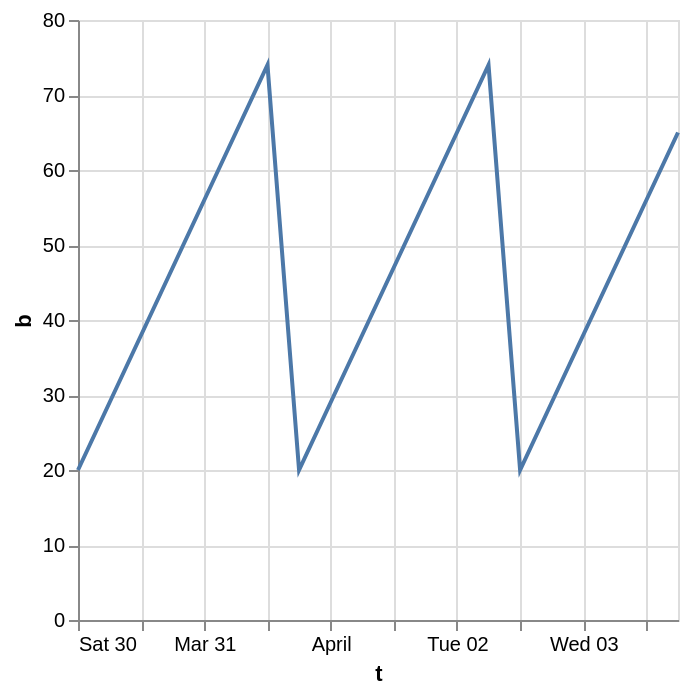

The specification (Vega-Lite) saved for this image:
### Vega-Lite specification from a JSON file in a GitHub repository (floating-point values rounded to 4 significant figures)
{"data": {"values": [{"t": "2024-03-30T00:00:00.000Z", "b": 20}, {"t": "2024-03-30T06:00:00.000Z", "b": 29}, {"t": "2024-03-30T12:00:00.000Z", "b": 38}, {"t": "2024-03-30T18:00:00.000Z", "b": 47}, {"t": "2024-03-31T00:00:00.000Z", "b": 56}, {"t": "2024-03-31T06:00:00.000Z", "b": 65}, {"t": "2024-03-31T12:00:00.000Z", "b": 74}, {"t": "2024-03-31T18:00:00.000Z", "b": 20}, {"t": "2024-04-01T00:00:00.000Z", "b": 29}, {"t": "2024-04-01T06:00:00.000Z", "b": 38}, {"t": "2024-04-01T12:00:00.000Z", "b": 47}, {"t": "2024-04-01T18:00:00.000Z", "b": 56}, {"t": "2024-04-02T00:00:00.000Z", "b": 65}, {"t": "2024-04-02T06:00:00.000Z", "b": 74}, {"t": "2024-04-02T12:00:00.000Z", "b": 20}, {"t": "2024-04-02T18:00:00.000Z", "b": 29}, {"t": "2024-04-03T00:00:00.000Z", "b": 38}, {"t": "2024-04-03T06:00:00.000Z", "b": 47}, {"t": "2024-04-03T12:00:00.000Z", "b": 56}, {"t": "2024-04-03T18:00:00.000Z", "b": 65}]}, "mark": "line", "encoding": {"x": {"field": "t", "type": "temporal"}, "y": {"field": "b", "type": "quantitative"}}}
